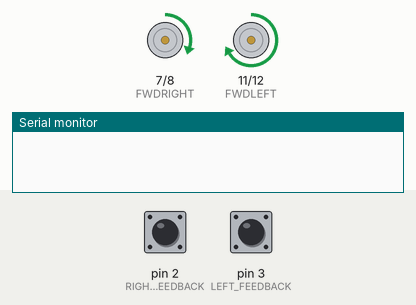
This sketch was run on a simulated Arduino Uno, built with avr-gcc and run on an emulated ATmega328P. On the bench: motor-driver pin pairs drawn as motors (green arrow = first pin HIGH = forward, orange = second pin HIGH = backward, longer = more drive, scaled by the enable pin), the last lines printed to the serial monitor. Inputs (shaded band) come from the test bench; at power-on: pin 2 (RIGHT_FEEDBACK) LOW, pin 3 (LEFT_FEEDBACK) LOW.

Above: at 1.2 s.
1.3 s: pin 2 (RIGHT_FEEDBACK) pulled HIGH for 0.15 s
At 4.0 s:
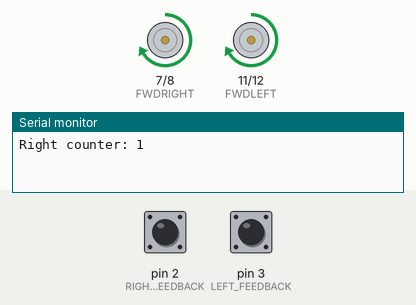
4.4 s: pin 3 (LEFT_FEEDBACK) pulled HIGH for 0.15 s
At 5.5 s:
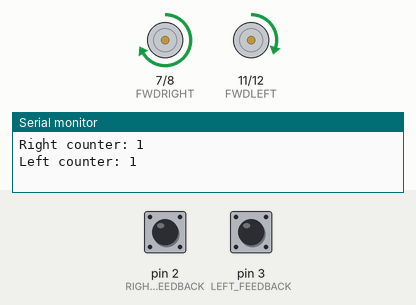
Timing chart, 0 to 21.5 s (numbered marks = the images above; inputs shaded):
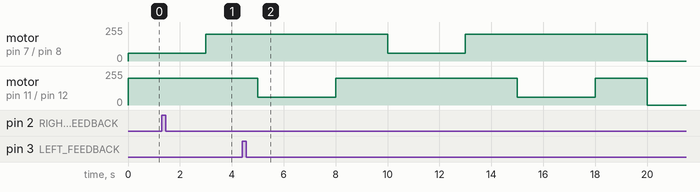

The sketch:

stardust1.ino
```cpp
const int FWDRIGHT = 7;
const int REVRIGHT = 8;
const int ENABLERIGHT = 9;
const int ENABLELEFT = 10;
const int FWDLEFT = 11;
const int REVLEFT = 12;

const int LEFT_FEEDBACK = 3;
const int RIGHT_FEEDBACK = 2;

volatile int leftcounter = 0;
volatile int rightcounter = 0;

volatile int zigzagcounter = 0;

void setup()
{
  pinMode(FWDRIGHT, OUTPUT);
  pinMode(REVRIGHT, OUTPUT);
  pinMode(ENABLERIGHT, OUTPUT);
  pinMode(ENABLELEFT, OUTPUT);
  pinMode(FWDLEFT, OUTPUT);
  pinMode(REVLEFT, OUTPUT);
  Serial.begin(115200);
  attachInterrupt(digitalPinToInterrupt(LEFT_FEEDBACK), LeftMotorISR, RISING);
  attachInterrupt(digitalPinToInterrupt(RIGHT_FEEDBACK), RightMotorISR, RISING);
}


void loop(){

  doZigzag();

  if (zigzagcounter == 2){
    stop();
    delay(20000000);
  }

}

void LeftMotorISR(){
  leftcounter++;
  Serial.print("Left counter: ");
  Serial.println(leftcounter);
  if(leftcounter == 10){
    Serial.println("Left counter has reached 10!");
  }

}						//adds one to the counter on each motor revolution

void RightMotorISR(){
  rightcounter++;		//adds one to the counter on each motor revolution
  Serial.print("Right counter: ");
  Serial.println(rightcounter);
  if(rightcounter == 10){
    Serial.println("Right counter has reached 10!");
  }
}

void forwardsturnleft(){
  analogWrite(ENABLELEFT, 200);		//Left Angle
  analogWrite(ENABLERIGHT, 60);		//Right Angle
  digitalWrite(FWDLEFT, HIGH);
  digitalWrite(FWDRIGHT, HIGH);
  digitalWrite(REVRIGHT, LOW);
  digitalWrite(REVLEFT, LOW);
}

void forwardsturnright(){
  analogWrite(ENABLELEFT, 60);		//Left Angle
  analogWrite(ENABLERIGHT, 200);	//Right Angle
  digitalWrite(FWDLEFT, HIGH);
  digitalWrite(FWDRIGHT, HIGH);
  digitalWrite(REVRIGHT, LOW);
  digitalWrite(REVLEFT, LOW);
}

void forwards(){
  analogWrite(ENABLERIGHT, 200);
  analogWrite(ENABLELEFT, 200);
  digitalWrite(FWDLEFT, HIGH);
  digitalWrite(FWDRIGHT, HIGH);
  digitalWrite(REVRIGHT, LOW);
  digitalWrite(REVLEFT, LOW);
}

void reverse(){
  digitalWrite(ENABLERIGHT, HIGH);
  digitalWrite(ENABLELEFT, 200);
  digitalWrite(REVRIGHT, 200);
  digitalWrite(REVLEFT, HIGH);
  digitalWrite(FWDLEFT, LOW);
  digitalWrite(FWDRIGHT, LOW);
}

void stop(){
  digitalWrite(FWDRIGHT, LOW);
  analogWrite(ENABLERIGHT, 0);
  analogWrite(ENABLELEFT, 0);
  digitalWrite(FWDLEFT, LOW);
  digitalWrite(REVRIGHT, LOW);
  digitalWrite(REVLEFT, LOW);
}

void doZigzag(){

  forwardsturnleft();
  delay(3000);

  forwards();
  delay(2000);

  forwardsturnright();
  delay(3000);

  forwards();
  delay(2000);

  zigzagcounter++;
}
```
